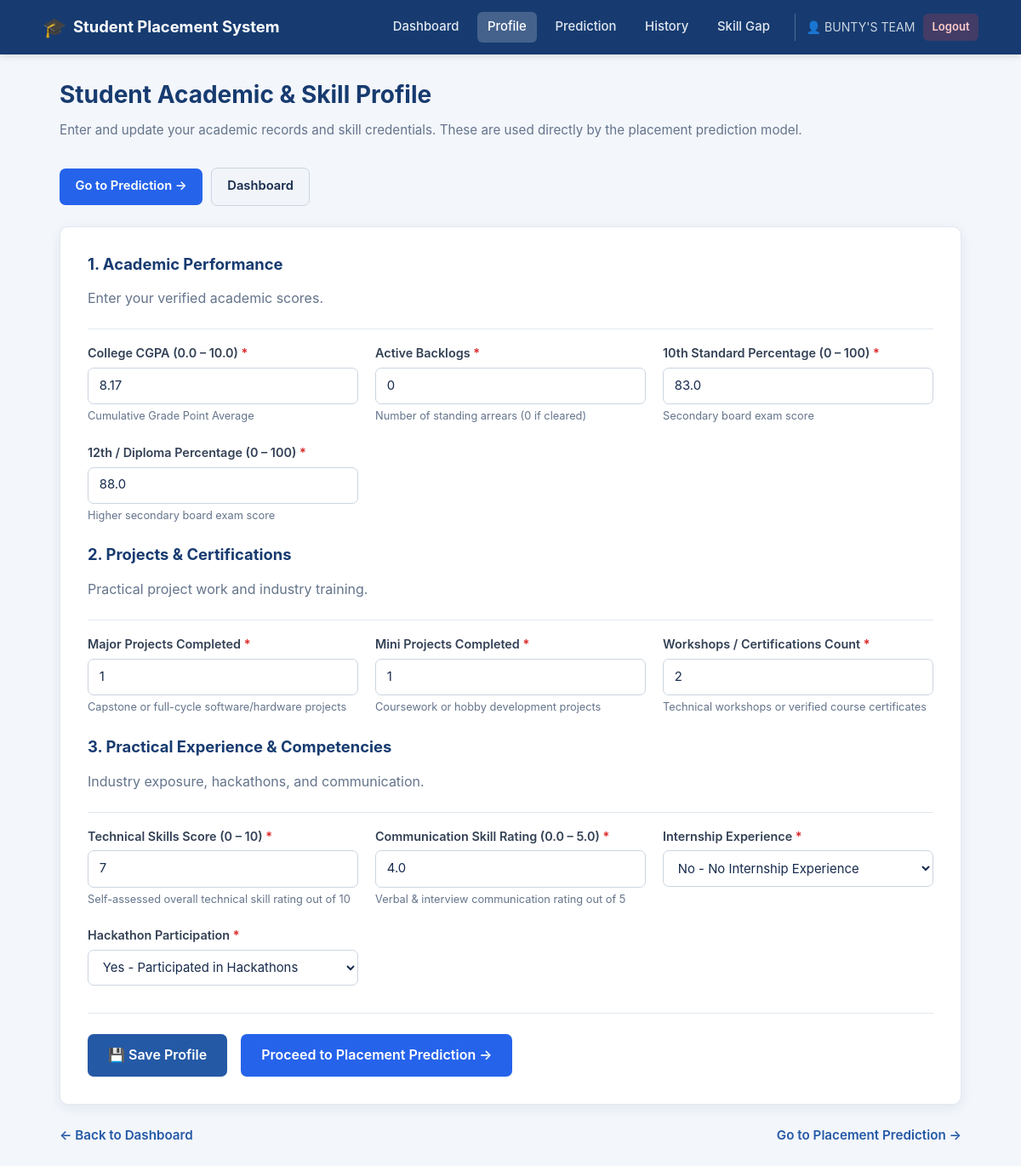
Screenshot of /profile (signed in) with the database file from the repository.
### tables this page shows
CREATE TABLE student_profiles (
                user_id INTEGER PRIMARY KEY,
                cgpa REAL,
                internships INTEGER,
                projects INTEGER,
                certifications INTEGER,
                aptitude_score INTEGER,
                soft_skills_score INTEGER
            , major_projects INTEGER, workshops_certifications INTEGER, mini_projects INTEGER, skills INTEGER, communication_skill_rating REAL, internship TEXT, hackathon TEXT, twelfth_percentage REAL, tenth_percentage REAL, backlogs INTEGER);

### app.py (the view, shortened to what this page needs)
@app.route("/profile", methods=["GET", "POST"])
@login_required
def profile():
    user_id = session["user_id"]
    form_data = request.form if request.method == "POST" else {}
    with get_db_connection() as connection:
        row = connection.execute(
            "SELECT * FROM student_profiles WHERE user_id = ?",
            (user_id,),
        ).fetchone()
    return render_template(
        "profile.html",
        profile=dict(row) if row else {},
        form_data=form_data,
    )

### app.py (called while the page is built)
@contextmanager
def get_db_connection():
    connection = sqlite3.connect(DATABASE)
    connection.row_factory = sqlite3.Row
    try:
        yield connection
        connection.commit()
    except Exception:
        connection.rollback()
        raise
    finally:
        connection.close()

def login_required(view_func):
    @wraps(view_func)
    def decorated_function(*args, **kwargs):
        if "user_id" not in session:
            flash("Please log in to access this page.")
            return redirect(f"/login?next={request.path}")
        return view_func(*args, **kwargs)
    return decorated_function

### templates/profile.html (shortened to what this page needs)
<!doctype html>
<html lang="en">
  <head>
    <link rel="stylesheet" href="{{ url_for('static', filename='css/style.css') }}" />
  </head>
  <body>
    {% set active_page = 'profile' %}
    {% include 'navbar.html' %}
    <main class="container">
      <div class="page-header">
        <div>
          <h1>Student Academic &amp; Skill Profile</h1>
          <p class="subtitle">Enter and update your academic records and skill credentials. These are used directly by the placement prediction model.</p>
        </div>
        <div class="header-actions">
          <a href="/prediction" class="button button-accent">Go to Prediction →</a>
          <a href="/dashboard" class="button button-secondary">Dashboard</a>
        </div>
      </div>
      {% set form_data = form_data|default({}) %}
      {% set p = profile|default({}) %}
      <section class="card form-card">
        <form method="POST" action="/profile">
          <div class="form-section-title">
            <h3>1. Academic Performance</h3>
            <p class="text-muted">Enter your verified academic scores.</p>
          </div>
          <div class="form-grid">
            <div class="form-group">
              <label for="cgpa">College CGPA (0.0 – 10.0) <span class="required">*</span></label>
              <input type="number" id="cgpa" name="cgpa" min="0" max="10" step="0.01" value="{{ form_data.get('cgpa', p.get('cgpa', '')) }}" placeholder="e.g. 8.4" required />
              <small class="hint">Cumulative Grade Point Average</small>
            </div>
            <div class="form-group">
              <label for="backlogs">Active Backlogs <span class="required">*</span></label>
              <input type="number" id="backlogs" name="backlogs" min="0" step="1" value="{{ form_data.get('backlogs', p.get('backlogs', '0')) }}" placeholder="0" required />
              <small class="hint">Number of standing arrears (0 if cleared)</small>
            </div>
            <div class="form-group">
              <label for="tenth_percentage">10th Standard Percentage (0 – 100) <span class="required">*</span></label>
              <input type="number" id="tenth_percentage" name="tenth_percentage" min="0" max="100" step="0.1" value="{{ form_data.get('tenth_percentage', p.get('tenth_percentage', '')) }}" placeholder="e.g. 88.5" required />
              <small class="hint">Secondary board exam score</small>
            </div>
            <div class="form-group">
              <label for="twelfth_percentage">12th / Diploma Percentage (0 – 100) <span class="required">*</span></label>
              <input type="number" id="twelfth_percentage" name="twelfth_percentage" min="0" max="100" step="0.1" value="{{ form_data.get('twelfth_percentage', p.get('twelfth_percentage', '')) }}" placeholder="e.g. 85.0" required />
              <small class="hint">Higher secondary board exam score</small>
            </div>
          </div>
          <div class="form-section-title">
            <h3>2. Projects &amp; Certifications</h3>
            <p class="text-muted">Practical project work and industry training.</p>
          </div>
          <div class="form-grid">
            <div class="form-group">
              <label for="major_projects">Major Projects Completed <span class="required">*</span></label>
              <input type="number" id="major_projects" name="major_projects" min="0" step="1" value="{{ form_data.get('major_projects', p.get('major_projects', '')) }}" placeholder="e.g. 1" required />
              <small class="hint">Capstone or full-cycle software/hardware projects</small>
            </div>
            <div class="form-group">
              <label for="mini_projects">Mini Projects Completed <span class="required">*</span></label>
              <input type="number" id="mini_projects" name="mini_projects" min="0" step="1" value="{{ form_data.get('mini_projects', p.get('mini_projects', '')) }}" placeholder="e.g. 2" required />
              <small class="hint">Coursework or hobby development projects</small>
            </div>
            <div class="form-group">
              <label for="workshops_certifications">Workshops / Certifications Count <span class="required">*</span></label>
              <input type="number" id="workshops_certifications" name="workshops_certifications" min="0" step="1" value="{{ form_data.get('workshops_certifications', p.get('workshops_certifications', '')) }}" placeholder="e.g. 3" required />
              <small class="hint">Technical workshops or verified course certificates</small>
            </div>
          </div>
          <div class="form-section-title">
            <h3>3. Practical Experience &amp; Competencies</h3>
            <p class="text-muted">Industry exposure, hackathons, and communication.</p>
          </div>
          <div class="form-grid">
            <div class="form-group">
              <label for="skills">Technical Skills Score (0 – 10) <span class="required">*</span></label>
              <input type="number" id="skills" name="skills" min="0" max="10" step="1" value="{{ form_data.get('skills', p.get('skills', '')) }}" placeholder="e.g. 7" required />
              <small class="hint">Self-assessed overall technical skill rating out of 10</small>
            </div>
            <div class="form-group">
              <label for="communication_skill_rating">Communication Skill Rating (0.0 – 5.0) <span class="required">*</span></label>
              <input type="number" id="communication_skill_rating" name="communication_skill_rating" min="0" max="5" step="0.1" value="{{ form_data.get('communication_skill_rating', p.get('communication_skill_rating', '')) }}" placeholder="e.g. 4.0" required />
              <small class="hint">Verbal &amp; interview communication rating out of 5</small>
            </div>
            <div class="form-group">
              <label for="internship">Internship Experience <span class="required">*</span></label>
              <select id="internship" name="internship" required>
                <option value="No" {% if form_data.get('internship', p.get('internship')) == 'No' %}selected{% endif %}>No - No Internship Experience</option>
              </select>
            </div>
            <div class="form-group">
              <label for="hackathon">Hackathon Participation <span class="required">*</span></label>
              <select id="hackathon" name="hackathon" required>
                <option value="Yes" {% if form_data.get('hackathon', p.get('hackathon', 'Yes')) == 'Yes' %}selected{% endif %}>Yes - Participated in Hackathons</option>
              </select>
            </div>
          </div>
          <div class="form-actions">
            <button type="submit" class="button button-lg">💾 Save Profile</button>
            <a href="/prediction" class="button button-lg button-accent">Proceed to Placement Prediction →</a>
          </div>
        </form>
      </section>
      <div class="bottom-nav">
        <a href="/dashboard">← Back to Dashboard</a>
        <a href="/prediction">Go to Placement Prediction →</a>
      </div>
    </main>
  </body>
</html>

### static/css/style.css (style rules this page uses)
:root { --primary: #173b70; --primary-hover: #112d57; --secondary: #2459a6; --secondary-hover: #1b4482; --accent: #2563eb; --accent-hover: #1d4ed8; --success: #15803d; --success-bg: #dcfce7; --danger: #b91c1c; --danger-bg: #fee2e2; --warning: #b45309; --warning-bg: #fef3c7; --info: #0369a1; --info-bg: #e0f2fe; --bg: #f3f6fb; --surface: #ffffff; --text: #172b4d; --text-muted: #64748b; --border: #e2e8f0; --radius: 10px; --shadow: 0 4px 14px rgba(23, 59, 112, 0.08); --shadow-lg: 0 10px 25px rgba(23, 59, 112, 0.12); }
* { box-sizing: border-box; }
body { margin: 0; min-height: 100vh; background: var(--bg); color: var(--text); font-family: -apple-system, BlinkMacSystemFont, "Segoe UI", Roboto, Oxygen, Ubuntu, Cantarell, "Helvetica Neue", Arial, sans-serif; line-height: 1.6; }
main, .container { max-width: 1100px; margin: 1.8rem auto; padding: 0 1.25rem; }
.page-header { display: flex; justify-content: space-between; align-items: flex-start; flex-wrap: wrap; gap: 1rem; margin-bottom: 1.5rem; }
.header-actions { display: flex; gap: 0.6rem; align-items: center; }
h1, h2, h3, h4 { color: var(--primary); margin-top: 0; line-height: 1.3; }
h1 { font-size: 1.75rem; }
h3 { font-size: 1.15rem; }
.subtitle { color: var(--text-muted); font-size: 0.95rem; margin-top: -0.4rem; }
.card { background: var(--surface); border: 1px solid var(--border); border-radius: var(--radius); padding: 1.5rem; margin-bottom: 1.5rem; box-shadow: var(--shadow); }
button, .button { display: inline-flex; align-items: center; justify-content: center; gap: 0.4rem; padding: 0.6rem 1.15rem; border: 0; border-radius: 7px; background: var(--secondary); color: #fff; font: inherit; font-size: 0.92rem; font-weight: 600; text-decoration: none; cursor: pointer; transition: all 0.2s ease; }
.button-accent { background: var(--accent); }
.button-secondary { background: #f1f5f9; color: var(--text); border: 1px solid #cbd5e1; }
.button-lg { padding: 0.75rem 1.5rem; font-size: 1rem; }
a { color: var(--secondary); text-decoration: none; }
.form-card { padding: 2rem; }
.form-section-title { margin: 1.5rem 0 1rem; padding-bottom: 0.4rem; border-bottom: 1px solid var(--border); }
.form-section-title:first-child { margin-top: 0; }
.form-section-title h3 { margin-bottom: 0.2rem; }
.form-grid { display: grid; grid-template-columns: repeat(auto-fit, minmax(240px, 1fr)); gap: 1.25rem; margin-bottom: 1.25rem; }
.form-group { display: flex; flex-direction: column; }
label { font-weight: 600; font-size: 0.9rem; color: #334155; margin-bottom: 0.35rem; }
.required { color: #dc2626; }
.hint { font-size: 0.8rem; color: var(--text-muted); margin-top: 0.25rem; }
input, select { width: 100%; min-height: 2.65rem; padding: 0.55rem 0.8rem; border: 1px solid #cbd5e1; border-radius: 7px; background: #fff; color: var(--text); font: inherit; font-size: 0.93rem; transition: border-color 0.15s, box-shadow 0.15s; }
.form-actions { display: flex; gap: 1rem; align-items: center; flex-wrap: wrap; margin-top: 2rem; padding-top: 1.5rem; border-top: 1px solid var(--border); }
.text-muted { color: var(--text-muted); }
.bottom-nav { display: flex; justify-content: space-between; margin: 1.5rem 0; font-weight: 600; font-size: 0.95rem; }

### rows the page displays
student_profiles: cgpa "8.17", tenth_percentage "83.0", twelfth_percentage "88.0", communication_skill_rating "4.0", internship "No - No Internship Experience", hackathon "Yes - Participated in Hackathons"

### other values shown
{{ session.get('user_name', 'Student') }} "BUNTY'S TEAM"
